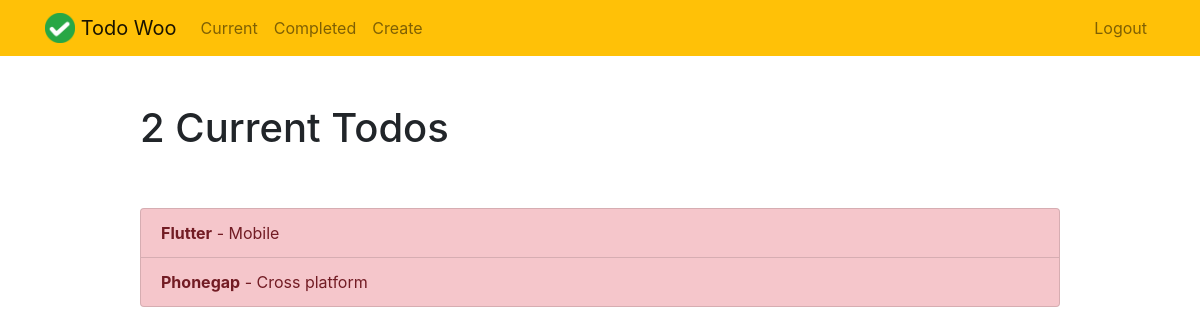
/current/ (signed in), run on the app's committed database.
### todo/models.py (models this page shows, shortened)
class Todo(models.Model):
    title = models.CharField(max_length=100)
    memo = models.TextField(blank=True)
    created = models.DateTimeField(auto_now_add=True)
    datecompleted = models.DateTimeField(null=True, blank=True)
    important = models.BooleanField(default=False)
    user = models.ForeignKey(User, on_delete=models.CASCADE)

### todo/views.py (the view)
# urls.py: path('current/', views.currenttodos, name='currenttodos'),
@login_required
def currenttodos(request):
    todos = Todo.objects.filter(user=request.user, datecompleted__isnull=True)
    return render(request, 'todo/currenttodos.html', {'todos': todos})

### todo/templates/todo/currenttodos.html
{% extends "todo/base.html" %}
{% block content %}
    <div class="row justify-content-center mt-5">
        <div class="col-md-10">
            {% if todos %}
                 <h1>{{ todos.count }} Current Todo{{ todos.count|pluralize }}</h1>
            {% else %}
                           <h1>Current Todos</h1>
            {% endif %}
        </div>
    </div>
    <div class="row justify-content-center mt-5">
        <div class="col-md-10">
        {% if todos %}
            <div class="list-group">
                {% for todo in todos %}
                    <a href="{% url 'todo' todo.id %}" class="list-group-item list-group-item-action{% if todo.important %} list-group-item-danger{% endif %}"><b>{{ todo.title }}</b>{% if todo.memo %} - {{ todo.memo|truncatechars:30 }}{% endif %}</a>
                {% endfor %}
            </div>
        {% else %}
            <div class="text-center">
                <h2>Looks like you don't have any todos! Nice work.</h2>
            <br>
            <a role="button" class="btn btn-primary" href="{% url 'createtodo' %}">New Todo</a>
            </div>
        {% endif %}
        </div>
    </div>
{% endblock %}

### data on the page
Todo: title "Flutter", memo "Mobile"
Todo: title "Phonegap", memo "Cross platform"

### other printed values
{{ todos.count }} "2"
